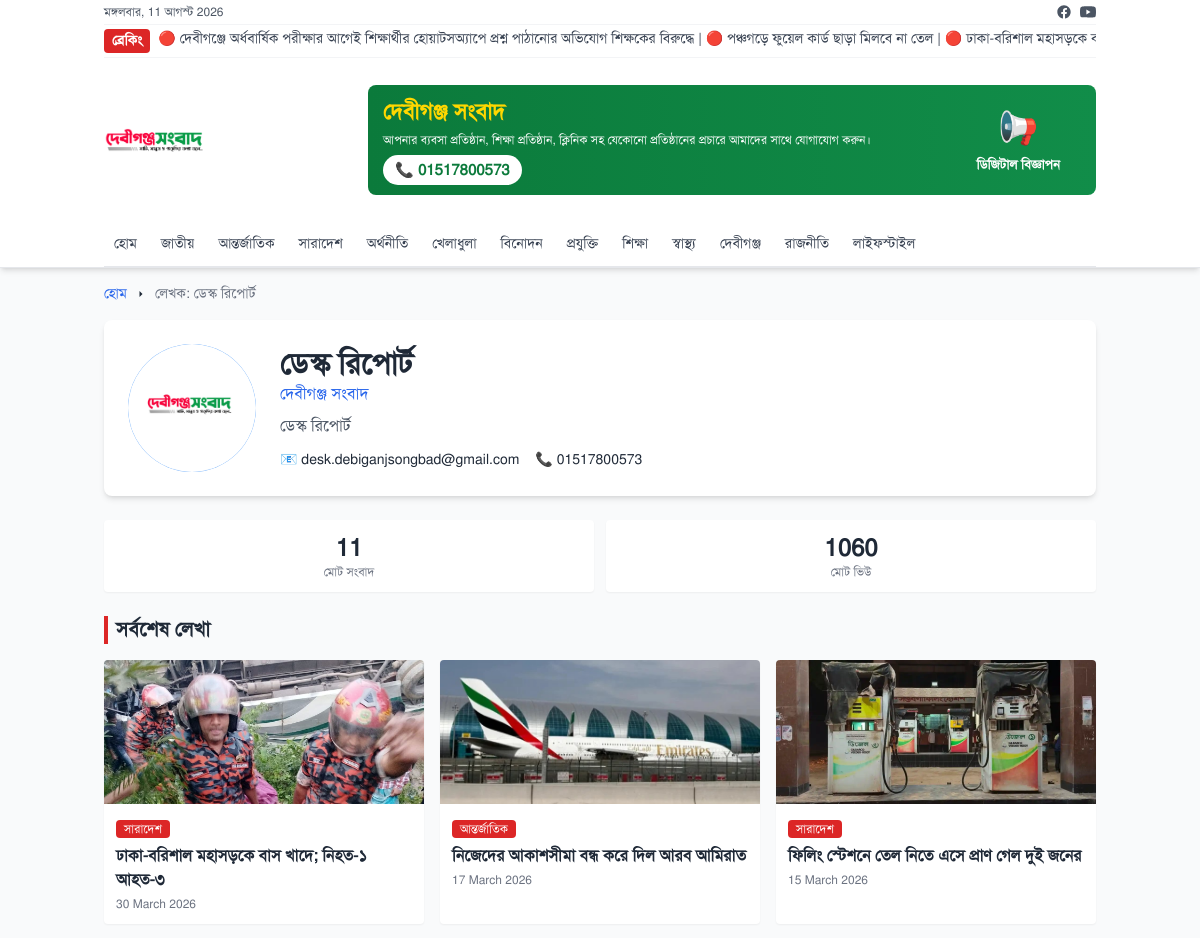
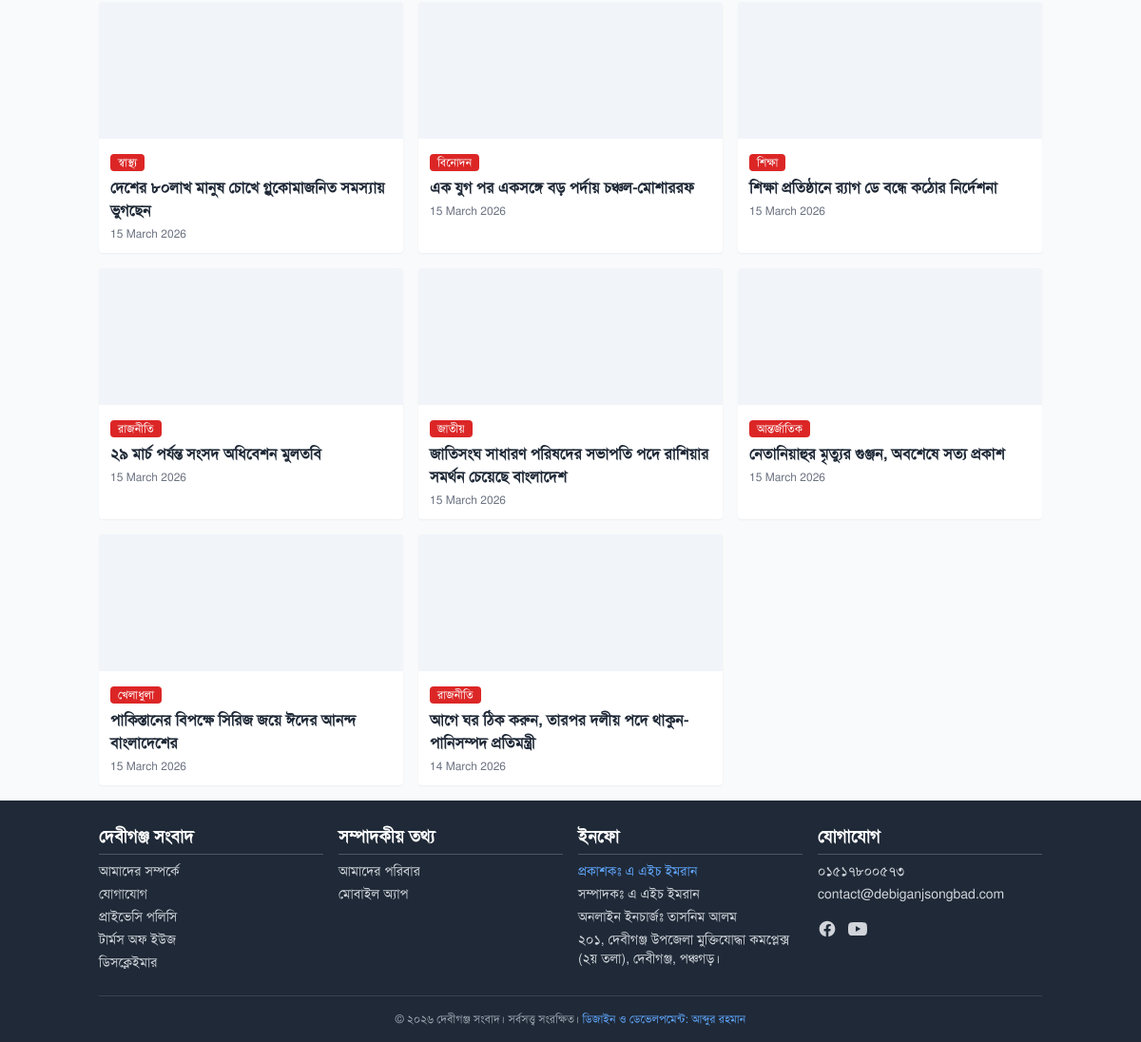
Page /author.php?find=1 on the committed database (2 pictures, top to bottom).
### tables this page shows
CREATE TABLE `news` (
  `id` int(11) NOT NULL,
  `title_bn` varchar(255) NOT NULL,
  `title_en` varchar(255) DEFAULT NULL,
  `slug` varchar(255) NOT NULL,
  `content` text NOT NULL,
  `summary` text DEFAULT NULL,
  `featured_image` varchar(255) DEFAULT NULL,
  `gallery_images` longtext DEFAULT NULL CHECK (json_valid(`gallery_images`)),
  `video_url` varchar(255) DEFAULT NULL,
  `category_id` int(11) DEFAULT NULL,
  `tags` longtext DEFAULT NULL CHECK (json_valid(`tags`)),
  `author_id` int(11) DEFAULT NULL,
  `editor_id` int(11) DEFAULT NULL,
  `views` int(11) DEFAULT 0,
  `is_breaking` tinyint(1) DEFAULT 0,
  `is_featured` tinyint(1) DEFAULT 0,
  `is_trending` tinyint(1) DEFAULT 0,
  `status` enum('draft','published','archived') DEFAULT 'draft',
  `published_at` datetime DEFAULT NULL,
  `scheduled_at` datetime DEFAULT NULL,
  `meta_title` varchar(255) DEFAULT NULL,
  `meta_description` text DEFAULT NULL,
  `meta_keywords` text DEFAULT NULL,
  `created_at` timestamp NOT NULL DEFAULT current_timestamp(),
  `updated_at` timestamp NOT NULL DEFAULT current_timestamp() ON UPDATE current_timestamp()
);

CREATE TABLE `ads` (
  `id` int(11) NOT NULL,
  `ad_name` varchar(255) NOT NULL,
  `ad_code` text NOT NULL,
  `ad_position` varchar(100) NOT NULL COMMENT 'header, sidebar, content_top, content_middle, content_bottom, footer',
  `ad_size` varchar(50) DEFAULT NULL,
  `device_type` enum('all','desktop','mobile') DEFAULT 'all',
  `max_impressions` int(11) DEFAULT 0 COMMENT '0 = আনলিমিটেড',
  `max_clicks` int(11) DEFAULT 0 COMMENT '0 = আনলিমিটেড',
  `status` tinyint(1) DEFAULT 1,
  `created_at` timestamp NOT NULL DEFAULT current_timestamp()
);

CREATE TABLE `categories` (
  `id` int(11) NOT NULL,
  `name_bn` varchar(100) NOT NULL,
  `name_en` varchar(100) DEFAULT NULL,
  `slug` varchar(100) NOT NULL,
  `description` text DEFAULT NULL,
  `parent_id` int(11) DEFAULT 0,
  `icon` varchar(50) DEFAULT NULL,
  `sort_order` int(11) DEFAULT 0,
  `status` enum('active','inactive') DEFAULT 'active',
  `created_by` int(11) DEFAULT NULL,
  `created_at` timestamp NOT NULL DEFAULT current_timestamp(),
  `updated_at` timestamp NOT NULL DEFAULT current_timestamp()
);

CREATE TABLE `reporters` (
  `id` int(11) NOT NULL,
  `full_name` varchar(100) NOT NULL,
  `designation` varchar(100) DEFAULT NULL,
  `email` varchar(100) NOT NULL,
  `phone` varchar(20) DEFAULT NULL,
  `avatar` varchar(255) DEFAULT NULL,
  `bio` text DEFAULT NULL,
  `created_at` timestamp NOT NULL DEFAULT current_timestamp(),
  `updated_at` timestamp NOT NULL DEFAULT current_timestamp() ON UPDATE current_timestamp()
);

CREATE TABLE `settings` (
  `id` int(11) NOT NULL,
  `key_name` varchar(100) NOT NULL,
  `value` text DEFAULT NULL,
  `type` enum('text','textarea','image','json') DEFAULT 'text',
  `created_at` timestamp NOT NULL DEFAULT current_timestamp(),
  `updated_at` timestamp NOT NULL DEFAULT current_timestamp() ON UPDATE current_timestamp()
);

### author.php (the view, shortened to what the rows shown need)
<?php
require_once "root.php";
$isRoot = true;
$sql = "SELECT * FROM reporters WHERE id = '{$_GET['find']}'";
$result = $conn->query($sql);
if ($result->num_rows > 0) {
    $author = $result->fetch_assoc();
} else {
    header("Location: ./");
    exit();
}
?>
<!DOCTYPE html>
<html lang="bn">
<head>
    <script src="https://cdn.tailwindcss.com"></script>
    <link rel="stylesheet" href="assets/css/style.css">
</head>
<body class="bg-gray-50 text-gray-800" id="body">
<?php
require_once "components/header.php";
?>
<main class="container mx-auto px-2 sm:px-4 py-4">
    <nav class="text-sm mb-4">
        <ol class="list-none p-0 inline-flex">
            <li class="flex items-center"><a href="./" class="text-blue-600">হোম</a><svg class="fill-current w-3 h-3 mx-2" viewBox="0 0 24 24"><path d="M9 18l6-6-6-6v12z"/></svg></li>
            <li class="flex items-center text-gray-500">লেখক: <?= $author['full_name'] ?></li>
        </ol>
    </nav>
    <div class="bg-white shadow-md rounded-lg p-6 mb-6 flex flex-col md:flex-row items-center gap-6">
        <div class="w-32 h-32 bg-blue-400 rounded-full flex items-center justify-center text-white text-4xl font-bold">
            <img class="w-full h-full object-cover rounded-full" src="./<?= $author['avatar'] ?>" alt="Author Avatar">
        </div>
        <div class="text-center md:text-left">
            <h1 class="text-3xl font-bold"><?= $author['full_name'] ?></h1>
            <p class="text-blue-600 mb-2"><?=$author['designation'] ?></p>
            <p class="text-gray-600 max-w-2xl"><?= $author['bio'] ?></p>
            <div class="flex gap-4 mt-3 justify-center md:justify-start">
                <span class="text-sm">📧 <?= $author['email'] ?></span>
                <span class="text-sm">📞 <?= $author['phone'] ?></span>
            </div>
        </div>
    </div>
    <div class="grid grid-cols-1 md:grid-cols-2 lg:grid-cols-3 gap-4">
        <?php
            $sql = "SELECT
            news.id as news_id, title_bn, featured_image, news.slug as news_slug, categories.name_bn as category_name , news.created_at
            FROM news JOIN categories ON news.category_id = categories.id
            WHERE news.author_id = '{$author['id']}'
            ORDER BY created_at DESC LIMIT 30";
            $query = $conn->query($sql);
        ?>
        <?php while($news_more = $query->fetch_assoc()){ ?>
        <div class="bg-white shadow-sm rounded overflow-hidden" onclick="window.location.href='./?feed=<?=$news_more['news_id']?>&slug=<?=$news_more['news_slug']?>'">
            <img class="w-full h-36 object-cover lazy" data-src="./<?=$news_more['featured_image']?>" alt="article">
            <div class="p-3">
                <span class="bg-red-600 text-white text-xs px-2 py-0.5 rounded"> <?=$news_more['category_name']?></span>
                <h4 class="font-semibold mt-1"><?=$news_more['title_bn']?></h4>
                <p class="text-xs text-gray-500 mt-1"><?php echo date('j F Y', strtotime($news_more['created_at'])); ?></p>
            </div>
        </div>
        <?php } ?>
    </div>
</main>
<?php require_once "components/footer.php"; ?>
</body>
</html>

### components/header.php (shortened to what the rows shown need)
<?php
$catLink = $isRoot ? "news" : ".";
$rootLink = $isRoot ? "./" : "../";
?>
<header class="my-header top-0 z-50 bg-white shadow-md border-b border-gray-200 transition-colors">
    <div class="container mx-auto px-2 sm:px-4">
        <div class="flex items-center gap-2 py-1 overflow-hidden border-b border-gray-100 text-sm">
            <div class="overflow-hidden relative w-full h-6">
                <div class="absolute whitespace-nowrap ticker-animate text-gray-700 font-medium" id="breaking-ticker">
                    <?php
                        $breakingSql = "SELECT id, title_bn, slug FROM news WHERE is_breaking = 1 AND status = 'published' ORDER BY created_at DESC LIMIT 5";
                        $breakingResult = $conn->query($breakingSql);
                        foreach($breakingResult as $breaking){
                            echo "<a href='$catLink/?feed={$breaking['id']}&slug={$breaking['slug']}' class='hover:text-blue-600'>🔴 {$breaking['title_bn']}</a> | ";
                        }
                    ?>
                </div>
            </div>
        </div>
        <div class="flex flex-col md:flex-row justify-between items-center py-3 gap-3">
            <?= headerAds() ?>
        </div>
        <nav id="navMenu" class="hidden md:flex flex-wrap items-center text-sm font-semibold gap-1 py-2 border-b">
            <a href="<?=$rootLink?>" class="nav-link">হোম</a>
            <?php
                $catSql = "SELECT * FROM categories c
                    WHERE c.status = 'active' AND c.parent_id = 0
                    AND (
                        EXISTS (SELECT 1 FROM news n WHERE n.category_id = c.id)
                    )
                    ORDER BY c.sort_order, c.name_bn
                    LIMIT 12";
                $catResult = $conn->query($catSql);
            ?>
            <?php
                while ($cat = $catResult->fetch_assoc()) {
                    $childCatSql = "SELECT * FROM categories WHERE status='active' AND parent_id='".$cat['id']."' ORDER BY sort_order,name_bn";
                    $childCatResult = $conn->query($childCatSql);
                    if($childCatResult->num_rows > 0){ ?>
                        <div class="dropdown">
                            <button class="nav-link flex items-center">
                                <?= $cat['name_bn']; ?>
                                <svg class="w-3 h-3 ml-1" fill="none" stroke="currentColor" viewBox="0 0 24 24">
                                    <path stroke-linecap="round" stroke-linejoin="round" stroke-width="2" d="M19 9l-7 7-7-7"></path>
                                </svg>
                            </button>
                            <div class="dropdown-content">
                                <?php
                                    while ($childCat = $childCatResult->fetch_assoc()) {
                                        echo '<a href="'.$catLink.'/?cat='.$childCat['slug'].'">'.$childCat['name_bn'].'</a>';
                                    }
                                ?>
                            </div>
                        </div>
                    <?php
                    }else{
                        echo '<a href="'.$catLink.'/?cat='.$cat['slug'].'" class="nav-link">'.$cat['name_bn'].'</a>';
                    }
                }
            ?>
        </nav>
    </div>
</header>

### root.php (shortened to what the rows shown need)
<?php
    require_once 'admin/includes/db.php';
    function bn_num($value) {
        $en = ['0','1','2','3','4','5','6','7','8','9'];
        $bn = ['০','১','২','৩','৪','৫','৬','৭','৮','৯'];
        return str_replace($en, $bn, $value);
    }
    function getDevice() {
        $mobile = ['Android', 'iPhone', 'iPad', 'Mobile', 'BlackBerry'];
        return 'desktop';
    }
    function showAds($position, $limit = null) {
        global $conn;
        $device = getDevice();
        $html = '';
        $sql = "SELECT * FROM ads
                WHERE ad_position = '$position'
                AND status = 1
                AND (device_type = 'all' OR device_type = '$device')";
        if($limit) {
            $sql .= " LIMIT $limit";
        }
        $ads = $conn->query($sql)->fetch_all(MYSQLI_ASSOC);
        foreach($ads as $ad) {
            $clicks = isset($_COOKIE['adClicks_'.$ad['id']]) ? $_COOKIE['adClicks_'.$ad['id']] : 0;
            $impressions = isset($_COOKIE['adImpressions_'.$ad['id']]) ? $_COOKIE['adImpressions_'.$ad['id']] : 0;
            $impressions++;
            $html .= '<div class="ad-wrapper" data-ad-id="'.$ad['id'].'">';
            $html .= '<script>setCookie("adImpressions_'.$ad['id'].'", '.$impressions.'); </script>';
            $html .= $ad['ad_code'];
            $html .= '</div>';
        }
        return $html;
    }
    function headerAds() {
        return showAds('header', 1);
    }
?>

### components/footer.php (shortened to what the rows shown need)
<?php
    $publisher = $conn->query("SELECT value FROM settings WHERE key_name = 'publisher'")->fetch_assoc()['value'];
    $editor = $conn->query("SELECT value FROM settings WHERE key_name = 'editor'")->fetch_assoc()['value'];
    $online_inc = $conn->query("SELECT value FROM settings WHERE key_name = 'online_inc'")->fetch_assoc()['value'];
    $address = $conn->query("SELECT value FROM settings WHERE key_name = 'address'")->fetch_assoc()['value'];
    $phone = $conn->query("SELECT value FROM settings WHERE key_name = 'phone'")->fetch_assoc()['value'];
    $email = $conn->query("SELECT value FROM settings WHERE key_name = 'contact_email'")->fetch_assoc()['value'];
?>
<footer class="bg-gray-800 text-white pt-6 pb-4 text-sm">
    <div class="container mx-auto px-2 sm:px-4">
        <div class="grid grid-cols-2 md:grid-cols-4 gap-4 mb-6">
            <div>
                <ul class="space-y-1 text-gray-300">
                    <li><a href="#" class="text-blue-400 hover:text-white">প্রকাশকঃ <?=$publisher?></a></li>
                    <li><a href="#" class="hover:text-white">সম্পাদকঃ <?=$editor?></a></li>
                    <li><a href="#" class="hover:text-white">অনলাইন ইনচার্জঃ <?=$online_inc?></a></li>
                    <li><a href="#" class="hover:text-white"><?=$address?></a></li>
                </ul>
            </div>
            <div>
                <ul class="space-y-1 text-gray-300">
                    <li><a href="tel:<?= $phone ?>" class="hover:text-white"><?=bn_num($phone)?></a></li>
                    <li><a href="mailto:<?= $email ?>" class="hover:text-white"><?=$email?></a></li>
                </ul>
            </div>
        </div>
    </div>
</footer>

### rows in the picture
news: title_bn "দেবীগঞ্জে অর্ধবার্ষিক পরীক্ষার আগেই শিক্ষার্থীর হোয়াটসঅ্যাপে প্রশ্ন পাঠানোর অভিযোগ শিক্ষকের বিরুদ্ধে"
news: title_bn "পঞ্চগড়ে ফুয়েল কার্ড ছাড়া মিলবে না তেল"
news: title_bn "ঢাকা-বরিশাল মহাসড়কে…", featured_image (picture), category.name_bn "সারাদেশ", title_bn "ঢাকা-বরিশাল মহাসড়কে বাস খাদে; নিহত-১ আহত-৩", created_at "30 March 2026"
ads: value "দেবীগঞ্জ সংবাদ আপনার ব্যবসা প্রতিষ্ঠান, শিক্ষা প্রতিষ্ঠান, ক্লিনিক সহ যেকোনো প্রতিষ্ঠানের প্রচারে আমাদের সাথে যোগাযোগ করুন। 📞 01517800573 📢 ডিজিটাল বিজ্ঞাপন"
categories: name_bn "জাতীয়"
categories: name_bn "আন্তর্জাতিক"
categories: name_bn "সারাদেশ"
categories: name_bn "অর্থনীতি"
categories: name_bn "খেলাধুলা"
categories: name_bn "বিনোদন"
categories: name_bn "প্রযুক্তি"
categories: name_bn "শিক্ষা"
categories: name_bn "স্বাস্থ্য"
categories: name_bn "দেবীগঞ্জ"
categories: name_bn "রাজনীতি"
categories: name_bn "লাইফস্টাইল"
reporters: full_name "ডেস্ক রিপোর্ট", avatar (picture), designation "দেবীগঞ্জ সংবাদ", bio "ডেস্ক রিপোর্ট", email "desk.debiganjsongbad@gmail.com", phone "01517800573"
news: featured_image (picture), category.name_bn "আন্তর্জাতিক", title_bn "নিজেদের আকাশসীমা বন্ধ করে দিল আরব আমিরাত", created_at "17 March 2026"
news: featured_image (picture), category.name_bn "সারাদেশ", title_bn "ফিলিং স্টেশনে তেল নিতে এসে প্রাণ গেল দুই জনের", created_at "15 March 2026"
news: category.name_bn "স্বাস্থ্য", title_bn "দেশের ৮০লাখ মানুষ চোখে গ্লুকোমাজনিত সমস্যায় ভুগছেন", created_at "15 March 2026"
news: category.name_bn "বিনোদন", title_bn "এক যুগ পর একসঙ্গে বড় পর্দায় চঞ্চল-মোশাররফ", created_at "15 March 2026"
news: category.name_bn "শিক্ষা", title_bn "শিক্ষা প্রতিষ্ঠানে র‍্যাগ ডে বন্ধে কঠোর নির্দেশনা", created_at "15 March 2026"
news: category.name_bn "রাজনীতি", title_bn "২৯ মার্চ পর্যন্ত সংসদ অধিবেশন মুলতবি", created_at "15 March 2026"
news: category.name_bn "জাতীয়", title_bn "জাতিসংঘ সাধারণ পরিষদের সভাপতি পদে রাশিয়ার সমর্থন চেয়েছে বাংলাদেশ", created_at "15 March 2026"
news: category.name_bn "আন্তর্জাতিক", title_bn "নেতানিয়াহুর মৃত্যুর গুঞ্জন, অবশেষে সত্য প্রকাশ", created_at "15 March 2026"
news: category.name_bn "খেলাধুলা", title_bn "পাকিস্তানের বিপক্ষে সিরিজ জয়ে ঈদের আনন্দ বাংলাদেশের", created_at "15 March 2026"
news: category.name_bn "রাজনীতি", title_bn "আগে ঘর ঠিক করুন, তারপর দলীয় পদে থাকুন- পানিসম্পদ প্রতিমন্ত্রী", created_at "14 March 2026"
settings: value "এ এইচ ইমরান"
settings: value "এ এইচ ইমরান"
settings: value "তাসনিম আলম"
settings: value "২০১, দেবীগঞ্জ উপজেলা মুক্তিযোদ্ধা কমপ্লেক্স (২য় তলা), দেবীগঞ্জ, পঞ্চগড়।"
settings: value "০১৫১৭৮০০৫৭৩"
settings: value "contact@debiganjsongbad.com"

### other values in the picture
$conn->query($sql)->fetch_assoc()['num'] "11"
$conn->query($sql)->fetch_assoc()['view'] "1060"
